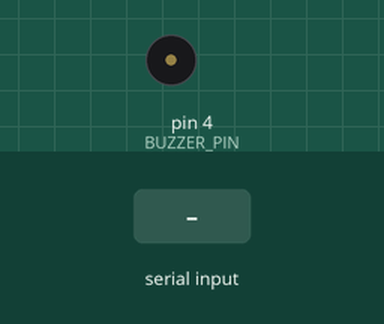
Recording of a sketch running on a simulated Arduino Uno, built with avr-gcc and run on an emulated ATmega328P. On the bench: buzzer (waves = sounding). The inputs (shaded band) are chosen by the test bench. What the sketch prints to the serial monitor is not drawn.

Above: at 1.2 s.
1.3 s: "p" received over Serial
At 2.22 s:
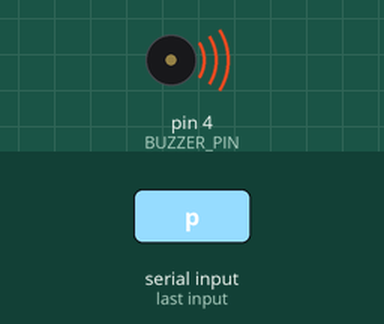
4.3 s: "n" received over Serial
Timing chart, 0 to 13.3 s (numbered marks = the images above; inputs shaded):
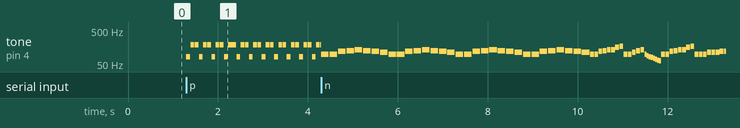

Measured:
- after the input at 1.3 s, tone on pin 4 (BUZZER_PIN): silent → 82 Hz at once, then repeats every 0.28 s: 2 × (silent 0.01 s, 185 Hz 0.08 s), silent 0.01 s, 82 Hz 0.08 s

The sketch:

buzzerJukebox.ino
```cpp
#include "pitches.h"

// ── Pin ──────────────────────────────────────────────
const int BUZZER_PIN = 4;

// ── Song registry ────────────────────────────────────
struct Song {
  const int*  notes;
  const int*  durations;
  int   length;
  const char* name;
};

#include "songs.h" //autogenerated

const int NUM_SONGS = sizeof(songs)/sizeof(songs[0]);

// ── Playback state ───────────────────────────────────
int  currentSong  = 0;
int  currentNote  = 0;
bool playing      = false;

unsigned long noteStart    = 0;
unsigned long noteDuration = 0;
bool          inPause      = false;   // true = we're in the silent gap between notes

// ── Helpers ──────────────────────────────────────────
void printStatus() {
  Serial.print("[");
  Serial.print(playing ? "PLAYING" : "PAUSED ");
  Serial.print("] Song ");
  Serial.print(currentSong + 1);
  Serial.print("/");
  Serial.print(NUM_SONGS);
  Serial.print(" - ");
  Serial.print(songs[currentSong].name);
  Serial.print("  (note ");
  Serial.print(currentNote + 1);
  Serial.print("/");
  Serial.print(songs[currentSong].length);
  Serial.println(")");
}

void startNote() {
  Song& s = songs[currentSong];
  int bpm_divisor = 1500;             // tune this to change overall tempo
  int dur = bpm_divisor / pgm_read_word_near(s.durations + currentNote);

  if (s.notes[currentNote] == 0) {   // rest
    noTone(BUZZER_PIN);
  } else {
    tone(BUZZER_PIN, pgm_read_word_near(s.notes + currentNote));
  }

  noteStart    = millis();
  noteDuration = dur;
  inPause      = false;
}

void stopPlayback() {
  noTone(BUZZER_PIN);
  playing = false;
}

void startPlayback() {
  playing = true;
  startNote();
}

void skipSong() {
  noTone(BUZZER_PIN);
  currentSong = (currentSong + 1) % NUM_SONGS;
  currentNote = 0;
  inPause     = false;
  Serial.print("Skipped to: ");
  Serial.println(songs[currentSong].name);
  if (playing) startNote();
}

void printHelp() {
  Serial.println();
  Serial.println("─────────────────────────────");
  Serial.println(" BUZZER JUKEBOX - Commands");
  Serial.println("─────────────────────────────");
  Serial.println("  p  → Play / Pause");
  Serial.println("  n  → Next song");
  Serial.println("  s  → Status");
  Serial.println("  h  → Help");
  Serial.println("─────────────────────────────");
}

// ── Setup ────────────────────────────────────────────
void setup() {
  Serial.begin(74880);
  pinMode(BUZZER_PIN, OUTPUT);
  printHelp();
  printStatus();
}

// ── Loop ─────────────────────────────────────────────
void loop() {

  // ── Serial input ──
  if (Serial.available()) {
    char cmd = tolower(Serial.read());

    if (cmd == 'p') {
      if (playing) {
        stopPlayback();
        Serial.println("⏸  Paused.");
      } else {
        startPlayback();
        Serial.println("▶  Playing.");
      }
      printStatus();
    }
    else if (cmd == 'n') {
      skipSong();
      printStatus();
    }
    else if (cmd == 's') {
      printStatus();
    }
    else if (cmd == 'h') {
      printHelp();
    }
  }

  // ── Note sequencer ──
  if (!playing) return;

  unsigned long now     = millis();
  unsigned long elapsed = now - noteStart;

  if (!inPause && elapsed >= noteDuration * 9 / 10) {
    // Short silent gap between notes (10 % of note duration)
    noTone(BUZZER_PIN);
    inPause = true;
  }

  if (elapsed >= noteDuration) {
    // Advance to next note
    currentNote++;
    Song& s = songs[currentSong];

    if (currentNote >= s.length) {
      // Song finished – loop it
      currentNote = 0;
      Serial.print("Looping: ");
      Serial.println(s.name);
    }
    startNote();
  }
}
```

pitches.h
```cpp
/*************************************************
 * Public Constants
 *************************************************/

#define NOTE_B0  31
#define NOTE_C1  33
#define NOTE_CS1 35
#define NOTE_D1  37
#define NOTE_DS1 39
#define NOTE_E1  41
#define NOTE_F1  44
#define NOTE_FS1 46
#define NOTE_G1  49
#define NOTE_GS1 52
#define NOTE_A1  55
#define NOTE_AS1 58
#define NOTE_B1  62
#define NOTE_C2  65
#define NOTE_CS2 69
#define NOTE_D2  73
#define NOTE_DS2 78
#define NOTE_E2  82
#define NOTE_F2  87
#define NOTE_FS2 93
#define NOTE_G2  98
#define NOTE_GS2 104
#define NOTE_A2  110
#define NOTE_AS2 117
#define NOTE_B2  123
#define NOTE_C3  131
#define NOTE_CS3 139
#define NOTE_D3  147
#define NOTE_DS3 156
#define NOTE_E3  165
#define NOTE_F3  175
#define NOTE_FS3 185
#define NOTE_G3  196
#define NOTE_GS3 208
#define NOTE_A3  220
#define NOTE_AS3 233
#define NOTE_B3  247
#define NOTE_C4  262
#define NOTE_CS4 277
#define NOTE_D4  294
#define NOTE_DS4 311
#define NOTE_E4  330
#define NOTE_F4  349
#define NOTE_FS4 370
#define NOTE_G4  392
#define NOTE_GS4 415
#define NOTE_A4  440
#define NOTE_AS4 466
#define NOTE_B4  494
#define NOTE_C5  523
#define NOTE_CS5 554
#define NOTE_D5  587
#define NOTE_DS5 622
#define NOTE_E5  659
#define NOTE_F5  698
#define NOTE_FS5 740
#define NOTE_G5  784
#define NOTE_GS5 831
#define NOTE_A5  880
#define NOTE_AS5 932
#define NOTE_B5  988
#define NOTE_C6  1047
#define NOTE_CS6 1109
#define NOTE_D6  1175
#define NOTE_DS6 1245
#define NOTE_E6  1319
#define NOTE_F6  1397
#define NOTE_FS6 1480
#define NOTE_G6  1568
#define NOTE_GS6 1661
#define NOTE_A6  1760
#define NOTE_AS6 1865
#define NOTE_B6  1976
#define NOTE_C7  2093
#define NOTE_CS7 2217
#define NOTE_D7  2349
#define NOTE_DS7 2489
#define NOTE_E7  2637
#define NOTE_F7  2794
#define NOTE_FS7 2960
#define NOTE_G7  3136
#define NOTE_GS7 3322
#define NOTE_A7  3520
#define NOTE_AS7 3729
#define NOTE_B7  3951
#define NOTE_C8  4186
#define NOTE_CS8 4435
#define NOTE_D8  4699
#define NOTE_DS8 4978
```

songs.h
```cpp
#include "songs/donkey_kong_wins_arduino.h"
#include "songs/dr_mario_2_arduino.h"
#include "songs/dr_mario_3_arduino.h"
#include "songs/dr_mario_4_arduino.h"
#include "songs/dr_mario_arduino.h"
#include "songs/dr_mario_arranged_arduino.h"
#include "songs/dr_mario_remix_arduino.h"
#include "songs/dream_land_arduino.h"
#include "songs/duck_tales_arduino.h"
#include "songs/eagle_eye_cherry_save_tonight_arduino.h"
Song songs[] = {
  { donkey_kong_wins_notes,    donkey_kong_wins_dur,    donkey_kong_wins_length, "Donkey Kong Wins"    },
  { dr_mario_2_notes,    dr_mario_2_dur,    dr_mario_2_length, "Dr Mario 2"    },
  { dr_mario_3_notes,    dr_mario_3_dur,    dr_mario_3_length, "Dr Mario 3"    },
  { dr_mario_4_notes,    dr_mario_4_dur,    dr_mario_4_length, "Dr Mario 4"    },
  { dr_mario_notes,    dr_mario_dur,    dr_mario_length, "Dr Mario"    },
  { dr_mario_arranged_notes,    dr_mario_arranged_dur,    dr_mario_arranged_length, "Dr Mario Arranged"    },
  // { dr_mario_remix_notes,    dr_mario_remix_dur,    dr_mario_remix_length, "Dr Mario Remix"    },
  { dream_land_notes,    dream_land_dur,    dream_land_length, "Dream Land"    },
  { duck_tales_notes,    duck_tales_dur,    duck_tales_length, "Duck Tales"    },
  // { eagle_eye_cherry_save_tonight_notes,    eagle_eye_cherry_save_tonight_dur,    eagle_eye_cherry_save_tonight_length, "Eagle Eye Cherry Save Tonight"    }
};
```

donkey_kong_wins_arduino.h
```cpp
// Song: donkey_kong_wins
// Generated from: packmidis/Games/donkey_kong_wins.mid
// Notes: 49

const int donkey_kong_wins_notes[] PROGMEM = {
  NOTE_E2,NOTE_FS3,NOTE_FS3,NOTE_E2,NOTE_FS3,NOTE_FS3,
  NOTE_E2,NOTE_FS3,NOTE_FS3,NOTE_E2,NOTE_FS3,NOTE_FS3,
  NOTE_E2,NOTE_FS3,NOTE_FS3,NOTE_E2,NOTE_FS3,NOTE_FS3,
  NOTE_E2,NOTE_FS3,NOTE_FS3,NOTE_E2,NOTE_FS3,NOTE_FS3,
  NOTE_E2,NOTE_FS3,NOTE_FS3,NOTE_E2,NOTE_FS3,NOTE_FS3,
  NOTE_E2,NOTE_FS3,NOTE_FS3,NOTE_E2,NOTE_FS3,NOTE_FS3,
  NOTE_E2,NOTE_FS3,NOTE_FS3,NOTE_E2,NOTE_FS3,NOTE_FS3,
  NOTE_CS3,NOTE_E3,NOTE_A3,NOTE_D2,NOTE_E2,NOTE_FS3,
  NOTE_G3
};
const int donkey_kong_wins_dur[] PROGMEM = {
  16,16,16,16,16,16,
  16,16,16,16,16,16,
  16,16,16,16,16,16,
  16,16,16,16,16,16,
  16,16,16,16,16,16,
  16,16,16,16,16,16,
  16,16,16,16,16,16,
  4,4,4,1,1,1,
  1
};
const int donkey_kong_wins_length = 49;
```

dr_mario_3_arduino.h
```cpp
// Song: dr_mario_3
// Generated from: packmidis/Games/dr_mario_3.mid
// Notes: 570

const int dr_mario_3_notes[] PROGMEM = {
  NOTE_G1,NOTE_G1,NOTE_AS1,NOTE_B1,NOTE_C2,NOTE_B1,
  NOTE_AS1,NOTE_A1,NOTE_G1,NOTE_G1,NOTE_AS1,NOTE_B1,
  NOTE_C2,NOTE_B1,NOTE_AS1,NOTE_A1,NOTE_G1,NOTE_G1,
  NOTE_AS1,NOTE_B1,NOTE_C2,NOTE_B1,NOTE_AS1,NOTE_A1,
  NOTE_G1,NOTE_G1,NOTE_AS1,NOTE_B1,NOTE_C2,NOTE_G1,
  NOTE_G1,NOTE_AS1,NOTE_B1,NOTE_C2,NOTE_B1,NOTE_AS1,
  NOTE_A1,NOTE_G1,NOTE_G1,NOTE_G1,NOTE_A1,NOTE_A1,
  NOTE_A1,NOTE_AS1,NOTE_AS1,NOTE_AS1,NOTE_B1,NOTE_B1,
  NOTE_B1,NOTE_G1,NOTE_G1,NOTE_AS1,NOTE_B1,NOTE_C2,
  NOTE_B1,NOTE_AS1,NOTE_A1,NOTE_G1,NOTE_G1,NOTE_AS1,
  NOTE_B1,NOTE_C2,NOTE_G1,NOTE_G1,NOTE_AS1,NOTE_B1,
  NOTE_C2,NOTE_B1,NOTE_AS1,NOTE_A1,NOTE_C2,NOTE_C2,
  NOTE_DS2,NOTE_E2,NOTE_F1,NOTE_F1,NOTE_GS1,NOTE_A1,
  NOTE_C2,NOTE_C2,NOTE_DS2,NOTE_E2,NOTE_F1,NOTE_F1,
  NOTE_F1,NOTE_GS1,NOTE_A1,NOTE_C2,NOTE_C2,NOTE_DS2,
  NOTE_E2,NOTE_F1,NOTE_F1,NOTE_GS1,NOTE_A1,NOTE_D2,
  NOTE_D2,NOTE_D2,NOTE_D2,NOTE_G2,NOTE_G2,NOTE_G2,
  NOTE_G1,NOTE_G1,NOTE_G1,NOTE_C2,NOTE_C2,NOTE_G2,
  NOTE_FS2,NOTE_F2,NOTE_C2,NOTE_C2,NOTE_G2,NOTE_FS2,
  NOTE_F2,NOTE_G2,NOTE_G2,NOTE_G2,NOTE_G2,NOTE_F2,
  NOTE_E2,NOTE_D2,NOTE_C2,NOTE_G1,NOTE_G1,NOTE_G1,
  NOTE_G2,NOTE_G2,NOTE_G2,NOTE_C2,NOTE_G1,NOTE_G1,
  NOTE_C2,NOTE_C2,NOTE_C3,NOTE_C2,NOTE_B2,NOTE_B1,
  NOTE_A2,NOTE_A1,NOTE_G2,NOTE_G1,NOTE_F2,NOTE_F1,
  NOTE_E2,NOTE_E1,NOTE_D2,NOTE_D1,NOTE_G2,NOTE_G1,
  NOTE_C3,NOTE_C2,NOTE_B2,NOTE_B1,NOTE_A2,NOTE_A1,
  NOTE_G2,NOTE_G1,NOTE_F2,NOTE_F1,NOTE_E2,NOTE_E1,
  NOTE_D2,NOTE_D1,NOTE_G2,NOTE_G1,NOTE_C2,NOTE_C2,
  NOTE_G2,NOTE_FS2,NOTE_F2,NOTE_C2,NOTE_C2,NOTE_G2,
  NOTE_FS2,NOTE_F2,NOTE_G2,NOTE_G2,NOTE_G2,NOTE_G2,
  NOTE_F2,NOTE_E2,NOTE_D2,NOTE_C2,NOTE_G1,NOTE_G1,
  NOTE_G1,NOTE_G2,NOTE_G2,NOTE_G2,NOTE_C2,NOTE_G1,
  NOTE_G1,NOTE_C2,NOTE_C2,NOTE_C2,NOTE_C2,NOTE_DS2,
  NOTE_E2,NOTE_F2,NOTE_F2,NOTE_FS2,NOTE_G2,NOTE_C2,
  NOTE_C2,NOTE_DS2,NOTE_E2,NOTE_F2,NOTE_F2,NOTE_FS2,
  NOTE_G2,NOTE_C2,NOTE_C2,NOTE_DS2,NOTE_E2,NOTE_F2,
  NOTE_F2,NOTE_FS2,NOTE_G2,NOTE_DS3,NOTE_D3,NOTE_CS3,
  NOTE_C3,NOTE_B2,NOTE_AS2,NOTE_A2,NOTE_GS2,NOTE_C2,
  NOTE_C2,NOTE_DS2,NOTE_E2,NOTE_F2,NOTE_F2,NOTE_FS2,
  NOTE_G2,NOTE_C2,NOTE_C2,NOTE_DS2,NOTE_E2,NOTE_F2,
  NOTE_F2,NOTE_FS2,NOTE_G2,NOTE_C2,NOTE_C2,NOTE_DS2,
  NOTE_E2,NOTE_F2,NOTE_F2,NOTE_FS2,NOTE_G2,NOTE_DS3,
  NOTE_D3,NOTE_CS3,NOTE_C3,NOTE_B2,NOTE_AS2,NOTE_A2,
  NOTE_GS2,NOTE_G2,NOTE_FS2,NOTE_G2,NOTE_FS2,NOTE_G2,
  NOTE_FS2,NOTE_GS2,NOTE_G1,NOTE_G1,NOTE_AS1,NOTE_B1,
  NOTE_C2,NOTE_B1,NOTE_AS1,NOTE_A1,NOTE_G1,NOTE_G1,
  NOTE_AS1,NOTE_B1,NOTE_C2,NOTE_G1,NOTE_G1,NOTE_AS1,
  NOTE_B1,NOTE_C2,NOTE_B1,NOTE_AS1,NOTE_A1,NOTE_G1,
  NOTE_G1,NOTE_G1,NOTE_A1,NOTE_A1,NOTE_A1,NOTE_AS1,
  NOTE_AS1,NOTE_AS1,NOTE_B1,NOTE_B1,NOTE_B1,NOTE_G1,
  NOTE_G1,NOTE_AS1,NOTE_B1,NOTE_C2,NOTE_B1,NOTE_AS1,
  NOTE_A1,NOTE_G1,NOTE_G1,NOTE_AS1,NOTE_B1,NOTE_C2,
  NOTE_G1,NOTE_G1,NOTE_AS1,NOTE_B1,NOTE_C2,NOTE_B1,
  NOTE_AS1,NOTE_A1,NOTE_C2,NOTE_C2,NOTE_DS2,NOTE_E2,
  NOTE_F1,NOTE_F1,NOTE_GS1,NOTE_A1,NOTE_C2,NOTE_C2,
  NOTE_DS2,NOTE_E2,NOTE_F1,NOTE_F1,NOTE_F1,NOTE_GS1,
  NOTE_A1,NOTE_C2,NOTE_C2,NOTE_DS2,NOTE_E2,NOTE_F1,
  NOTE_F1,NOTE_GS1,NOTE_A1,NOTE_D2,NOTE_D2,NOTE_D2,
  NOTE_D2,NOTE_G2,NOTE_G2,NOTE_G2,NOTE_G1,NOTE_G1,
  NOTE_G1,NOTE_C2,NOTE_C2,NOTE_G2,NOTE_FS2,NOTE_F2,
  NOTE_C2,NOTE_C2,NOTE_G2,NOTE_FS2,NOTE_F2,NOTE_G2,
  NOTE_G2,NOTE_G2,NOTE_G2,NOTE_F2,NOTE_E2,NOTE_D2,
  NOTE_C2,NOTE_G1,NOTE_G1,NOTE_G1,NOTE_G2,NOTE_G2,
  NOTE_G2,NOTE_C2,NOTE_G1,NOTE_G1,NOTE_C2,NOTE_C2,
  NOTE_C3,NOTE_C2,NOTE_B2,NOTE_B1,NOTE_A2,NOTE_A1,
  NOTE_G2,NOTE_G1,NOTE_F2,NOTE_F1,NOTE_E2,NOTE_E1,
  NOTE_D2,NOTE_D1,NOTE_G2,NOTE_G1,NOTE_C3,NOTE_C2,
  NOTE_B2,NOTE_B1,NOTE_A2,NOTE_A1,NOTE_G2,NOTE_G1,
  NOTE_F2,NOTE_F1,NOTE_E2,NOTE_E1,NOTE_D2,NOTE_D1,
  NOTE_G2,NOTE_G1,NOTE_C2,NOTE_C2,NOTE_G2,NOTE_FS2,
  NOTE_F2,NOTE_C2,NOTE_C2,NOTE_G2,NOTE_FS2,NOTE_F2,
  NOTE_G2,NOTE_G2,NOTE_G2,NOTE_G2,NOTE_F2,NOTE_E2,
  NOTE_D2,NOTE_C2,NOTE_G1,NOTE_G1,NOTE_G1,NOTE_G2,
  NOTE_G2,NOTE_G2,NOTE_C2,NOTE_G1,NOTE_G1,NOTE_C2,
  NOTE_C2,NOTE_C2,NOTE_C2,NOTE_DS2,NOTE_E2,NOTE_F2,
  NOTE_F2,NOTE_FS2,NOTE_G2,NOTE_C2,NOTE_C2,NOTE_DS2,
  NOTE_E2,NOTE_F2,NOTE_F2,NOTE_FS2,NOTE_G2,NOTE_C2,
  NOTE_C2,NOTE_DS2,NOTE_E2,NOTE_F2,NOTE_F2,NOTE_FS2,
  NOTE_G2,NOTE_DS3,NOTE_D3,NOTE_CS3,NOTE_C3,NOTE_B2,
  NOTE_AS2,NOTE_A2,NOTE_GS2,NOTE_C2,NOTE_C2,NOTE_DS2,
  NOTE_E2,NOTE_F2,NOTE_F2,NOTE_FS2,NOTE_G2,NOTE_C2,
  NOTE_C2,NOTE_DS2,NOTE_E2,NOTE_F2,NOTE_F2,NOTE_FS2,
  NOTE_G2,NOTE_C2,NOTE_C2,NOTE_DS2,NOTE_E2,NOTE_F2,
  NOTE_F2,NOTE_FS2,NOTE_G2,NOTE_DS3,NOTE_D3,NOTE_CS3,
  NOTE_C3,NOTE_B2,NOTE_AS2,NOTE_A2,NOTE_GS2,NOTE_G2,
  NOTE_FS2,NOTE_G2,NOTE_FS2,NOTE_G2,NOTE_FS2,NOTE_GS2,
  NOTE_G1,NOTE_G1,NOTE_AS1,NOTE_B1,NOTE_C2,NOTE_B1,
  NOTE_AS1,NOTE_A1,NOTE_G1,NOTE_G1,NOTE_AS1,NOTE_B1,
  NOTE_C2,NOTE_G1,NOTE_G1,NOTE_AS1,NOTE_B1,NOTE_C2,
  NOTE_B1,NOTE_AS1,NOTE_A1,NOTE_G1,NOTE_G1,NOTE_G1,
  NOTE_A1,NOTE_A1,NOTE_A1,NOTE_AS1,NOTE_AS1,NOTE_AS1,
  NOTE_B1,NOTE_B1,NOTE_B1,NOTE_G1,NOTE_G1,NOTE_AS1,
  NOTE_B1,NOTE_C2,NOTE_B1,NOTE_AS1,NOTE_A1,NOTE_G1,
  NOTE_G1,NOTE_AS1,NOTE_B1,NOTE_C2,NOTE_G1,NOTE_G1,
  NOTE_AS1,NOTE_B1,NOTE_C2,NOTE_B1,NOTE_AS1,NOTE_A1
};
const int dr_mario_3_dur[] PROGMEM = {
  8,8,8,8,8,8,
  8,8,8,8,8,8,
  8,8,8,8,16,16,
  16,16,16,16,16,16,
  16,16,16,16,16,16,
  16,16,16,16,16,16,
  16,16,16,16,16,16,
  16,16,16,16,16,16,
  16,16,16,16,16,16,
  16,16,16,16,16,16,
  16,16,16,16,16,16,
  16,16,16,16,16,16,
  16,16,16,16,16,16,
  16,16,16,16,16,16,
  16,16,16,16,16,16,
  16,16,16,16,16,16,
  16,16,16,16,16,16,
  16,16,16,16,16,16,
  16,16,16,16,16,16,
  16,16,16,16,16,16,
  16,16,16,16,16,16,
  16,16,16,16,16,16,
  16,16,2,2,2,2,
  2,2,2,2,2,2,
  2,2,2,2,2,2,
  2,2,2,2,2,2,
  2,2,2,2,2,2,
  2,2,2,2,16,16,
  16,16,16,16,16,16,
  16,16,16,16,16,16,
  16,16,16,16,16,16,
  16,16,16,16,16,16,
  16,16,16,8,8,8,
  8,8,8,8,8,8,
  8,8,8,8,8,8,
  8,8,8,8,8,8,
  8,8,8,8,8,8,
  8,8,8,8,8,8,
  8,8,8,8,8,8,
  8,8,8,8,8,8,
  8,8,8,8,8,8,
  8,8,8,8,8,8,
  8,8,8,8,8,8,
  8,8,8,8,8,8,
  8,8,16,16,16,16,
  16,16,16,16,16,16,
  16,16,16,16,16,16,
  16,16,16,16,16,16,
  16,16,16,16,16,16,
  16,16,16,16,16,16,
  16,16,16,16,16,16,
  16,16,16,16,16,16,
  16,16,16,16,16,16,
  16,16,16,16,16,16,
  16,16,16,16,16,16,
  16,16,16,16,16,16,
  16,16,16,16,16,16,
  16,16,16,16,16,16,
  16,16,16,16,16,16,
  16,16,16,16,16,16,
  16,16,16,16,16,16,
  16,16,16,16,16,16,
  16,16,16,16,16,16,
  16,16,16,16,16,16,
  2,2,2,2,2,2,
  2,2,2,2,2,2,
  2,2,2,2,2,2,
  2,2,2,2,2,2,
  2,2,2,2,2,2,
  2,2,16,16,16,16,
  16,16,16,16,16,16,
  16,16,16,16,16,16,
  16,16,16,16,16,16,
  16,16,16,16,16,16,
  16,8,8,8,8,8,
  8,8,8,8,8,8,
  8,8,8,8,8,8,
  8,8,8,8,8,8,
  8,8,8,8,8,8,
  8,8,8,8,8,8,
  8,8,8,8,8,8,
  8,8,8,8,8,8,
  8,8,8,8,8,8,
  8,8,8,8,8,8,
  8,8,8,8,8,8,
  8,8,8,8,8,8,
  16,16,16,16,16,16,
  16,16,16,16,16,16,
  16,16,16,16,16,16,
  16,16,16,16,16,16,
  16,16,16,16,16,16,
  16,16,16,16,16,16,
  16,16,16,16,16,16,
  16,16,16,16,16,16,
  16,16,16,16,16,16
};
const int dr_mario_3_length = 570;
```

dr_mario_arduino.h
```cpp
// Song: dr_mario
// Generated from: packmidis/Games/dr_mario.mid
// Notes: 60

const int dr_mario_notes[] PROGMEM = {
  NOTE_G4,NOTE_G5,NOTE_G4,NOTE_G5,NOTE_G4,NOTE_FS4,
  NOTE_G4,NOTE_FS4,NOTE_G4,NOTE_FS4,NOTE_GS4,NOTE_G4,
  NOTE_FS4,NOTE_G4,NOTE_FS4,NOTE_G4,NOTE_FS4,NOTE_GS4,
  NOTE_G4,NOTE_FS4,NOTE_G4,NOTE_FS4,NOTE_G4,NOTE_FS4,
  NOTE_GS4,NOTE_G4,NOTE_FS4,NOTE_G4,NOTE_FS4,NOTE_G4,
  NOTE_FS4,NOTE_GS4,NOTE_G4,NOTE_FS4,NOTE_G4,NOTE_FS4,
  NOTE_G4,NOTE_FS4,NOTE_GS4,NOTE_G4,NOTE_FS4,NOTE_G4,
  NOTE_FS4,NOTE_G4,NOTE_FS4,NOTE_GS4,NOTE_G4,NOTE_FS4,
  NOTE_G4,NOTE_FS4,NOTE_G4,NOTE_FS4,NOTE_GS4,NOTE_G4,
  NOTE_FS4,NOTE_G4,NOTE_FS4,NOTE_G4,NOTE_FS4,NOTE_GS4
};
const int dr_mario_dur[] PROGMEM = {
  8,1,8,1,8,8,
  8,8,8,8,1,8,
  8,8,8,8,8,1,
  8,8,8,8,8,8,
  1,8,8,8,8,8,
  8,1,8,8,8,8,
  8,8,1,8,8,8,
  8,8,8,1,8,8,
  8,8,8,8,1,8,
  8,8,8,8,8,1
};
const int dr_mario_length = 60;
```

dream_land_arduino.h
```cpp
// Song: dream_land
// Generated from: packmidis/Games/dream_land.mid
// Notes: 193

const int dream_land_notes[] PROGMEM = {
  NOTE_G5,NOTE_DS5,NOTE_F5,NOTE_D5,NOTE_DS5,NOTE_C5,
  NOTE_D5,NOTE_AS4,NOTE_AS4,NOTE_F4,NOTE_G4,NOTE_D4,
  NOTE_C5,NOTE_GS4,NOTE_D5,NOTE_AS4,NOTE_DS5,NOTE_C5,
  NOTE_F5,NOTE_D5,NOTE_D5,NOTE_B4,NOTE_C6,NOTE_G5,
  NOTE_DS5,NOTE_D5,NOTE_C5,NOTE_C5,NOTE_D5,NOTE_DS5,
  NOTE_C5,NOTE_AS4,NOTE_C5,NOTE_G4,NOTE_C6,NOTE_G5,
  NOTE_DS5,NOTE_D5,NOTE_C5,NOTE_C5,NOTE_D5,NOTE_DS5,
  NOTE_F5,NOTE_D5,NOTE_AS4,NOTE_C5,NOTE_G4,NOTE_C5,
  NOTE_D5,NOTE_D4,NOTE_F5,NOTE_F4,NOTE_G5,NOTE_G4,
  NOTE_D5,NOTE_D4,NOTE_F5,NOTE_F4,NOTE_G5,NOTE_G4,
  NOTE_D5,NOTE_D4,NOTE_F5,NOTE_F4,NOTE_D5,NOTE_D4,
  NOTE_F5,NOTE_F4,NOTE_G5,NOTE_G4,NOTE_C6,NOTE_C5,
  NOTE_B5,NOTE_B4,NOTE_G5,NOTE_DS5,NOTE_F5,NOTE_D5,
  NOTE_DS5,NOTE_C5,NOTE_D5,NOTE_AS4,NOTE_AS4,NOTE_F4,
  NOTE_G4,NOTE_D4,NOTE_C5,NOTE_GS4,NOTE_D5,NOTE_AS4,
  NOTE_DS5,NOTE_C5,NOTE_F5,NOTE_D5,NOTE_D5,NOTE_B4,
  NOTE_C6,NOTE_G5,NOTE_DS5,NOTE_D5,NOTE_C5,NOTE_C5,
  NOTE_D5,NOTE_DS5,NOTE_C5,NOTE_AS4,NOTE_C5,NOTE_G4,
  NOTE_C6,NOTE_G5,NOTE_DS5,NOTE_D5,NOTE_C5,NOTE_C5,
  NOTE_D5,NOTE_DS5,NOTE_F5,NOTE_D5,NOTE_AS4,NOTE_C5,
  NOTE_G4,NOTE_C5,NOTE_D5,NOTE_D4,NOTE_F5,NOTE_F4,
  NOTE_G5,NOTE_G4,NOTE_D5,NOTE_D4,NOTE_F5,NOTE_F4,
  NOTE_G5,NOTE_G4,NOTE_D5,NOTE_D4,NOTE_F5,NOTE_F4,
  NOTE_D5,NOTE_D4,NOTE_F5,NOTE_F4,NOTE_G5,NOTE_G4,
  NOTE_C6,NOTE_C5,NOTE_B5,NOTE_B4,NOTE_G5,NOTE_DS5,
  NOTE_F5,NOTE_D5,NOTE_DS5,NOTE_C5,NOTE_D5,NOTE_AS4,
  NOTE_AS4,NOTE_F4,NOTE_G4,NOTE_D4,NOTE_C5,NOTE_GS4,
  NOTE_D5,NOTE_AS4,NOTE_DS5,NOTE_C5,NOTE_F5,NOTE_D5,
  NOTE_D5,NOTE_B4,NOTE_C6,NOTE_G5,NOTE_DS5,NOTE_D5,
  NOTE_C5,NOTE_C5,NOTE_D5,NOTE_DS5,NOTE_C5,NOTE_AS4,
  NOTE_C5,NOTE_G4,NOTE_C6,NOTE_G5,NOTE_DS5,NOTE_D5,
  NOTE_C5,NOTE_C5,NOTE_D5,NOTE_DS5,NOTE_F5,NOTE_D5,
  NOTE_AS4
};
const int dream_land_dur[] PROGMEM = {
  4,4,16,16,16,16,
  16,16,16,16,4,4,
  16,16,16,16,16,16,
  16,16,16,16,4,4,
  4,4,4,4,4,4,
  4,4,4,4,4,4,
  4,4,4,8,8,4,
  4,4,4,4,4,2,
  16,16,16,16,16,16,
  16,16,16,16,16,16,
  16,16,16,16,16,16,
  16,16,16,16,16,16,
  16,16,4,4,16,16,
  16,16,16,16,16,16,
  4,4,16,16,16,16,
  16,16,16,16,16,16,
  4,4,4,4,4,4,
  4,4,4,4,4,4,
  4,4,4,4,4,8,
  8,4,4,4,4,4,
  4,2,16,16,16,16,
  16,16,16,16,16,16,
  16,16,16,16,16,16,
  16,16,16,16,16,16,
  16,16,16,16,4,4,
  16,16,16,16,16,16,
  16,16,4,4,16,16,
  16,16,16,16,16,16,
  16,16,4,4,4,4,
  4,4,4,4,4,4,
  4,4,4,4,4,4,
  4,8,8,4,4,4,
  4
};
const int dream_land_length = 193;
```

Source omitted: dr_mario_2_arduino.h (13644 bytes), dr_mario_4_arduino.h (34648 bytes), dr_mario_arranged_arduino.h (5848 bytes), dr_mario_remix_arduino.h (45068 bytes), duck_tales_arduino.h (1722 bytes), ry_save_tonight_arduino.h (125940 bytes)
